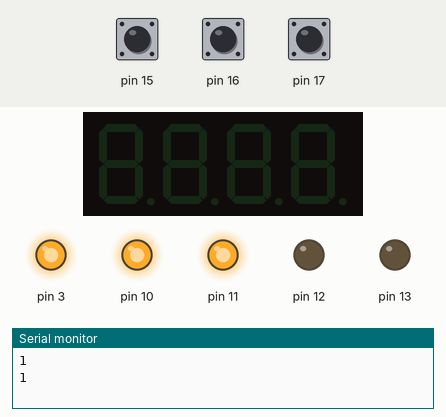
A sketch run on a simulated Arduino Uno, built with avr-gcc and run on an emulated ATmega328P. Shown: 4-digit seven-segment display, output pins drawn as LEDs (lit = HIGH), the last lines printed to the serial monitor. Inputs (shaded band) come from the test bench; at power-on: pin 15 HIGH, pin 16 HIGH, pin 17 HIGH.

Above: at 0.1 s.
At 10.9 s:
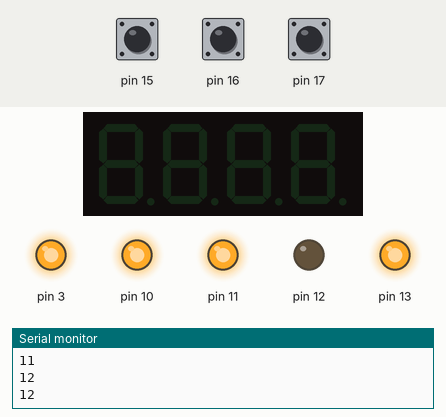
At 17.9 s:
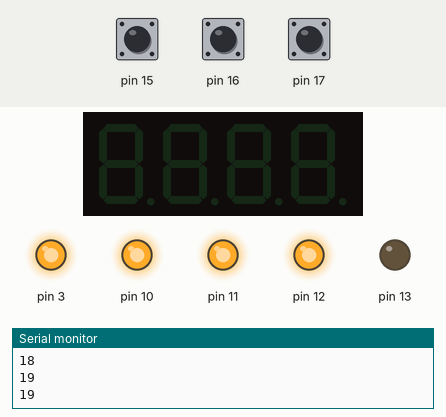
At 38.7 s:
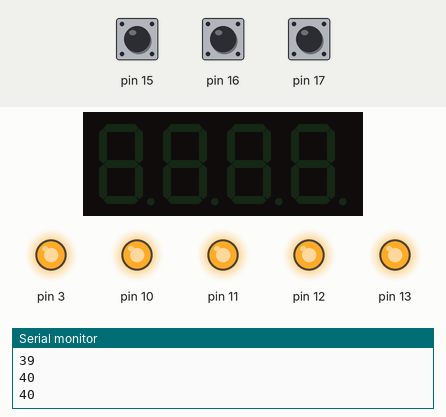
Timing chart, 0 to 40.0 s (numbered marks = the images above):
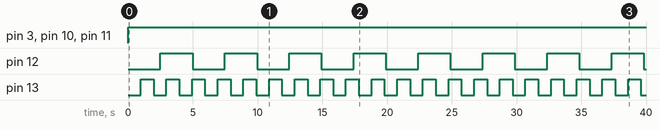

Measured:
- by itself, pin 3, pin 10, pin 11: LOW → HIGH at 0.00 s
- by itself, pin 12: alternates HIGH for 2.5 s and LOW for 2.5 s
- by itself, pin 13: alternates HIGH for 0.99 s and LOW for 0.99 s

The sketch:

ex1_PB.ino
```cpp
#include <Arduino_FreeRTOS.h>
#include <TimerOne.h>
#include <MultiFuncShield.h>
#include <Wire.h>
#include <avr/interrupt.h>

void taskBlink1 (void *pvParameters);
void taskPrint (void *pvParameters);

void setup() {
 //Initialize the shield
 Timer1.initialize();
 MFS.initialize(&Timer1);

//Initialize the Serial interface
 Serial.begin(9600);
 xTaskCreate (taskBlink1, //Function
              "Led1", //Description
              128, //Stack "size"
              NULL, //Parameters for the function
              1, //Priority
              NULL); //Task handler

 xTaskCreate (taskPrint1, "Print", 128, NULL, 1, NULL);

  xTaskCreate (taskBlink2, //Function
              "Led2", //Description
              128, //Stack "size"
              NULL, //Parameters for the function
              2, //Priority
              NULL); //Task handler

   xTaskCreate (taskPrint1, "Print", 128, NULL, 2, NULL);

 vTaskStartScheduler();
}

void taskBlink1 (void *pvParameters)
{
 while(1)
 {
  MFS.writeLeds (LED_1, ON);
  vTaskDelay (1000 / portTICK_PERIOD_MS);
  MFS.writeLeds (LED_1, OFF);
  vTaskDelay (1000 / portTICK_PERIOD_MS);
 }
}

void taskPrint1 (void *pvParameters)
{
 int countTime = 0;
 while(1)
 {
  countTime++;
  Serial.println(countTime);
  vTaskDelay (1000 / portTICK_PERIOD_MS);
 }
}

void taskBlink2(void *pvParameters)
{
  while(1) {
    MFS.writeLeds (LED_2, ON);
    vTaskDelay (2500 / portTICK_PERIOD_MS);
    MFS.writeLeds (LED_2, OFF);
    vTaskDelay (2500 / portTICK_PERIOD_MS);
  }
}

void loop() {
}
```
